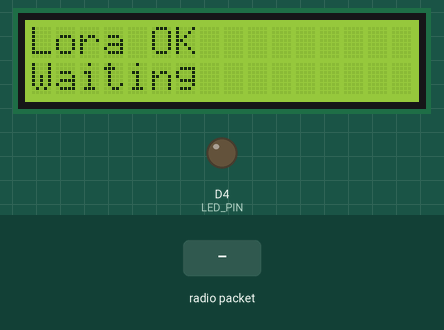
Bench run of a sketch on a simulated ESP8266 (NodeMCU). Parts: 16×2 character LCD, output pins drawn as LEDs (lit = HIGH). The inputs (shaded band) are chosen by the test bench. No radio packets arrive unless stated; what the sketch prints to the serial monitor is not drawn.

Above: at 2.3 s.
2.4 s: radio packet "1" arrives
At 4.1 s:
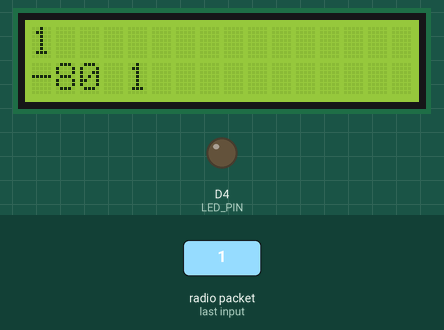
4.5 s: radio packet "0" arrives
At 5.1 s:
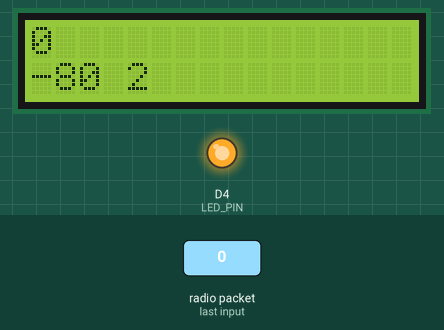
6.7 s: radio packet "2" arrives
At 8.0 s:
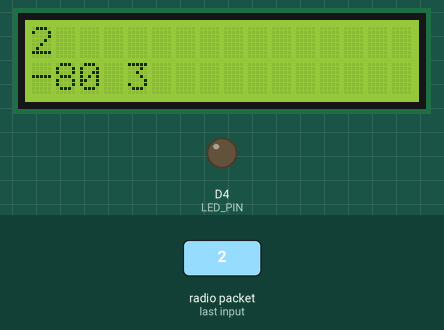
8.9 s: radio packet "1" arrives
At 11.0 s:
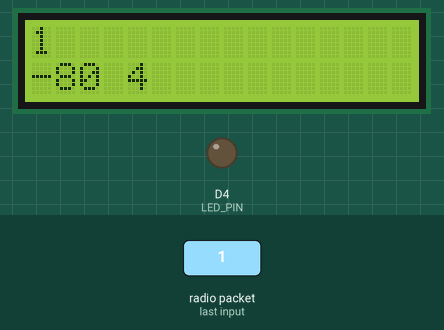
Timing chart, 0 to 12.1 s (numbered marks = the images above; inputs shaded):
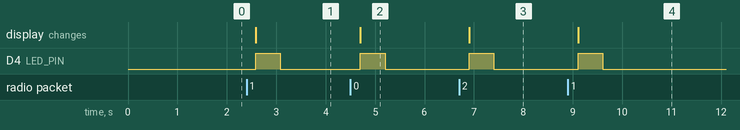

The sketch:

lora_receiver_nodemcu_lcd_v2.ino
```cpp
#include <SPI.h>
#include <LoRa.h>
#include <Wire.h>
#include <LiquidCrystal_I2C.h>


//=======================
//== LCD==================
//=========================

#define LCD_ADDRESS 0x3F
#define LCD_COLS 16
#define LCD_ROWS 2

LiquidCrystal_I2C lcd(LCD_ADDRESS,LCD_COLS,LCD_ROWS);

//================
//====Lora Module =======
//===================

#define SS_PIN D8 //GPIO15
#define RST_PIN D0 //GPIO16
#define DIO0_PIN D3 //GPIO0/2
#define LED_PIN D4

#define LORA_FREQ 433E6


unsigned long packetCount = 0;
unsigned long errorCount = 0;
unsigned long lastStatusTime = 0;

unsigned long statusInterval = 10000;


//===============
//lcd helper function
//==================

void lcdMessage(const char* line1, const char* line2){

  lcd.clear();
  lcd.setCursor(0,0);
  lcd.print(line1);
  lcd.setCursor(0,1);
  lcd.print(line2);
}

void lcdMessage(String line1,String line2){
  lcd.clear();
  lcd.setCursor(0,0);
  lcd.print(line1.substring(0,16));
  lcd.setCursor(0,1);
  lcd.print(line2.substring(0,16));

}

//==================
// Lora Initialization
//====================

bool initializeLora(){
  Serial.println("Initializing Lora");
  LoRa.setPins(SS_PIN,RST_PIN,DIO0_PIN);

  if(!LoRa.begin(LORA_FREQ)){
    errorCount++ ;
    Serial.println("LoRa failed to start");
    lcdMessage("Lora Error","Check Wiring");
    return false;
  }

    // -----------------------------------------------
  // Radio settings
  // These MUST match the transmitter
  // -----------------------------------------------


  LoRa.setSpreadingFactor(12);
  LoRa.setSignalBandwidth(125E3);
  LoRa.setCodingRate4(8);
  LoRa.setTxPower(17);

  LoRa.enableCrc();

  Serial.println("LoRa started successfully");
  lcdMessage("Lora OK","Waiting");

  return true;
}


//============================
// Receive packet
//==============================

void receivePacket(){
  long packetSize = LoRa.parsePacket() ;

  if (packetSize <=0){
    Serial.println ("Didn't receive any packets") ;
    return;
  }

  packetCount++ ;
  Serial.println("==========================") ;
  Serial.print("packetCount = ");
  Serial.println(packetCount);
  Serial.print("packetSize = ");
  Serial.println(packetSize);
  Serial.println("bytes ====================");

  String incoming = "" ;
  while (LoRa.available()> 0)
  {
    incoming += (char)LoRa.read() ;
  }


  if (incoming.length() ==0)
  {
    Serial.println("empty incoming packet");
    errorCount++ ;
    lcdMessage("Packet Error","empty packet");
    return;
  }

  Serial.println("Incoming packet================");
  Serial.println(incoming.substring(0,16));

  int rss = LoRa.packetRssi() ;
  Serial.println("Rss ====");
  Serial.print(rss );
  Serial.println("db");
  Serial.println("=============================");
  lcdMessage(incoming.substring(0,16),String(rss)+" "+String(packetCount)) ;
  led_blink();
}


void checkLora(){

  if (millis() - lastStatusTime < 300000) // recreate after 5 mins
  {
    return;
  }
  lastStatusTime = millis();
  if (LoRa.begin(LORA_FREQ))
  {
    Serial.println("connection recreated");
    lcdMessage("LORA recreated",String(packetCount));
  }
  else
  {
    Serial.println("connection couldn't be recreated");
    lcdMessage("Lora Not-recreated",String(packetCount));
  }

}

void led_blink(){
digitalWrite(LED_PIN, HIGH);
delay(500);
digitalWrite(LED_PIN,LOW);

}


void setup() {
  Serial.begin(9600);
  pinMode(LED_PIN,OUTPUT);
  digitalWrite(LED_PIN,LOW);

  Serial.println("LoRa Lcd starting");
  Wire.begin(D2,D1);
  lcd.init();
  lcd.backlight();
  lcdMessage("Lora Lcd","starting");

  bool loraOk = initializeLora();
  if(!loraOk) {
    Serial.println("lora initialization failed");
  }
  delay(1000);

}


void loop() {

  receivePacket();
  //checkLora();

  delay(5);

}
```

Measured:
- after the input at 2.4 s, D4 (LED_PIN): LOW → HIGH after 0.19 s, → LOW 0.50 s later; the display: changes after 0.19 s (image 1)
- after the input at 4.5 s, D4 (LED_PIN): LOW → HIGH after 0.20 s, → LOW 0.50 s later; the display: changes after 0.20 s (image 2)
- after the input at 6.7 s, D4 (LED_PIN): LOW → HIGH after 0.20 s, → LOW 0.50 s later; the display: changes after 0.20 s (image 3)
- after the input at 8.9 s, D4 (LED_PIN): LOW → HIGH after 0.21 s, → LOW 0.50 s later; the display: changes after 0.21 s (image 4)
